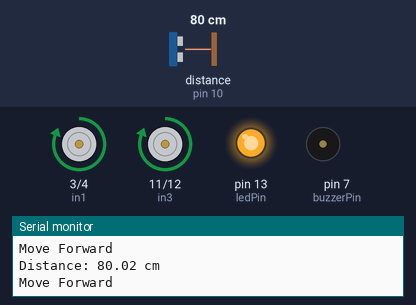
Simulated run of this sketch. Board: Arduino Uno, built with avr-gcc and run on an emulated ATmega328P. Parts: motor-driver pin pairs drawn as motors (green arrow = first pin HIGH = forward, orange = second pin HIGH = backward, longer = more drive), output pins drawn as LEDs (lit = HIGH), buzzer (waves = sounding, pin HIGH), the last lines printed to the serial monitor. Wiring (inferred from the names in the program): ultrasonic range finder: trigger pin 9; echo pin 10. The test bench sets the inputs (shaded band); at power-on: distance to the obstacle (sensor on pin 10) 80 cm. The echo pulse lasts 58.3 µs per cm; random numbers use the default seed unless the sketch sets one; pins used as bus, display or sensor lines are not drawn.

Above: at 1.2 s.
1.3 s: distance to the obstacle (sensor on pin 10) set to 2 cm
At 2.1 s:
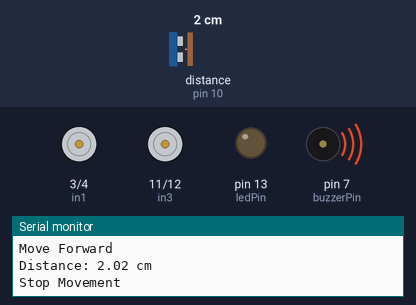
At 3.0 s:
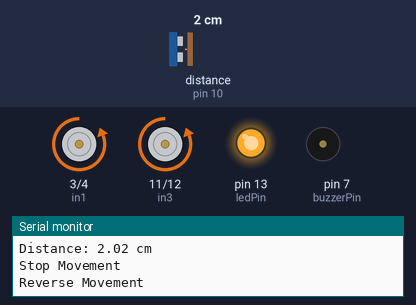
4.3 s: distance to the obstacle (sensor on pin 10) set to 9 cm
At 7.1 s:
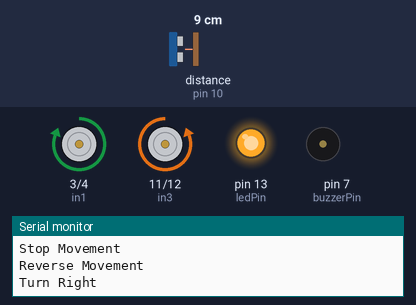
7.3 s: distance to the obstacle (sensor on pin 10) set to 12 cm
Timing chart, 0 to 19.3 s (numbered marks = the images above; inputs shaded):
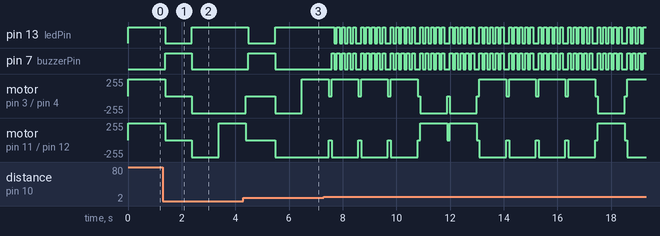

The sketch:

MainCode.ino
```cpp
// Define the pins for the HC-SR04 sensor, LED, and Buzzer
const int trigPin = 9;
const int echoPin = 10;
const int ledPin = 13;   // LED pin
const int buzzerPin = 7; // Buzzer pin

// Define motor control pins
const int in1 = 3;  // Left motor control
const int in2 = 4;  // Left motor control
const int in3 = 11;  // Right motor control
const int in4 = 12; // Right motor control

void setup() {
  // Start the serial communication
  Serial.begin(9600);

  // Set the trigPin as an OUTPUT
  pinMode(trigPin, OUTPUT);

  // Set the echoPin as an INPUT
  pinMode(echoPin, INPUT);

  // Set the ledPin and buzzerPin as OUTPUT
  pinMode(ledPin, OUTPUT);
  pinMode(buzzerPin, OUTPUT);

  // Set motor control pins as OUTPUT
  pinMode(in1, OUTPUT);
  pinMode(in2, OUTPUT);
  pinMode(in3, OUTPUT);
  pinMode(in4, OUTPUT);
}

void loop() {
  // Clear the trigPin
  digitalWrite(trigPin, LOW);
  delayMicroseconds(2);

  // Set the trigPin HIGH for 10 microseconds
  digitalWrite(trigPin, HIGH);
  delayMicroseconds(10);
  digitalWrite(trigPin, LOW);

  // Read the echoPin, returns the sound wave travel time in microseconds
  long duration = pulseIn(echoPin, HIGH);

  // Calculate the distance in cm
  float distance = (duration * 0.0343) / 2;

  // Print the distance to the Serial Monitor
  Serial.print("Distance: ");
  Serial.print(distance);
  Serial.println(" cm");

  // Call the motor control function with the measured distance
  motorControl(distance);

  // Wait for a short period before the next measurement
  delay(100);
}

void motorControl(float distance) {
  // Randomly choose left or right turn
  int turnDirection = random(0, 2); // 0 for left, 1 for right

  if (distance < 10) {
    // Stop the car
    stopMotors();
    digitalWrite(ledPin, LOW);
    digitalWrite(buzzerPin, HIGH);
    delay(1000); // Wait for a second
    digitalWrite(ledPin, HIGH);
    digitalWrite(buzzerPin, LOW);
    // Reverse and turn randomly
    reverseMotors();
    delay(1000); // Reverse for a second
    if (turnDirection == 0) {
      turnLeft();
    } else {
      turnRight();
    }
    delay(1000); // Turn for a second
    stopMotors();
  } else if (distance >= 10 && distance < 20) {
    // Turn left or right randomly
    if (turnDirection == 0) {
      turnLeft();
    } else {
      turnRight();
    }
    // Turn on LED and Buzzer
    digitalWrite(ledPin, HIGH);
    digitalWrite(buzzerPin, HIGH);
    delay(100); // Beep duration
    digitalWrite(ledPin, LOW);
    digitalWrite(buzzerPin, LOW);
    delay(100); // Pause between beeps
    digitalWrite(ledPin, HIGH);
    digitalWrite(buzzerPin, HIGH);
    delay(100); // Beep duration
    digitalWrite(ledPin, LOW);
    digitalWrite(buzzerPin, LOW);
    delay(100); // Pause between beeps
    digitalWrite(ledPin, HIGH);
    digitalWrite(buzzerPin, HIGH);
    delay(100); // Beep duration
    digitalWrite(ledPin, LOW);
    digitalWrite(buzzerPin, LOW);
    delay(100); // Pause between beeps
    digitalWrite(ledPin, HIGH);
    digitalWrite(buzzerPin, HIGH);
    delay(100); // Beep duration
    digitalWrite(ledPin, LOW);
    digitalWrite(buzzerPin, LOW);
    delay(100); // Pause between beeps
    digitalWrite(ledPin, HIGH);
    digitalWrite(buzzerPin, HIGH);
    delay(100); // Beep duration
    digitalWrite(ledPin, LOW);
    digitalWrite(buzzerPin, LOW);
    delay(100);
    stopMotors();
  } else if (distance >= 20) {
    // Move forward
    digitalWrite(ledPin, HIGH); // Ensure LED is off when moving forward
    digitalWrite(buzzerPin, LOW); // Ensure Buzzer is off when moving forward
    moveForward();
  }
}

void moveForward() {
  digitalWrite(in1, HIGH);
  digitalWrite(in2, LOW);
  digitalWrite(in3, HIGH);
  digitalWrite(in4, LOW);
  Serial.println("Move Forward");
}

void stopMotors() {
  digitalWrite(in1, LOW);
  digitalWrite(in2, LOW);
  digitalWrite(in3, LOW);
  digitalWrite(in4, LOW);
  Serial.println("Stop Movement");
}

void reverseMotors() {
  digitalWrite(in1, LOW);
  digitalWrite(in2, HIGH);
  digitalWrite(in3, LOW);
  digitalWrite(in4, HIGH);
  Serial.println("Reverse Movement");
}

void turnLeft() {
  digitalWrite(in1, LOW);
  digitalWrite(in2, HIGH);
  digitalWrite(in3, HIGH);
  digitalWrite(in4, LOW);
  Serial.println("Turn Left");
}

void turnRight() {
  digitalWrite(in1, HIGH);
  digitalWrite(in2, LOW);
  digitalWrite(in3, LOW);
  digitalWrite(in4, HIGH);
  Serial.println("Turn Right");
}
```

Measured:
- after the input at 1.3 s, pin 13 (ledPin): HIGH → LOW after 0.08 s, → HIGH 1.0 s later; pin 7 (buzzerPin): LOW → HIGH after 0.08 s, → LOW 1.0 s later
